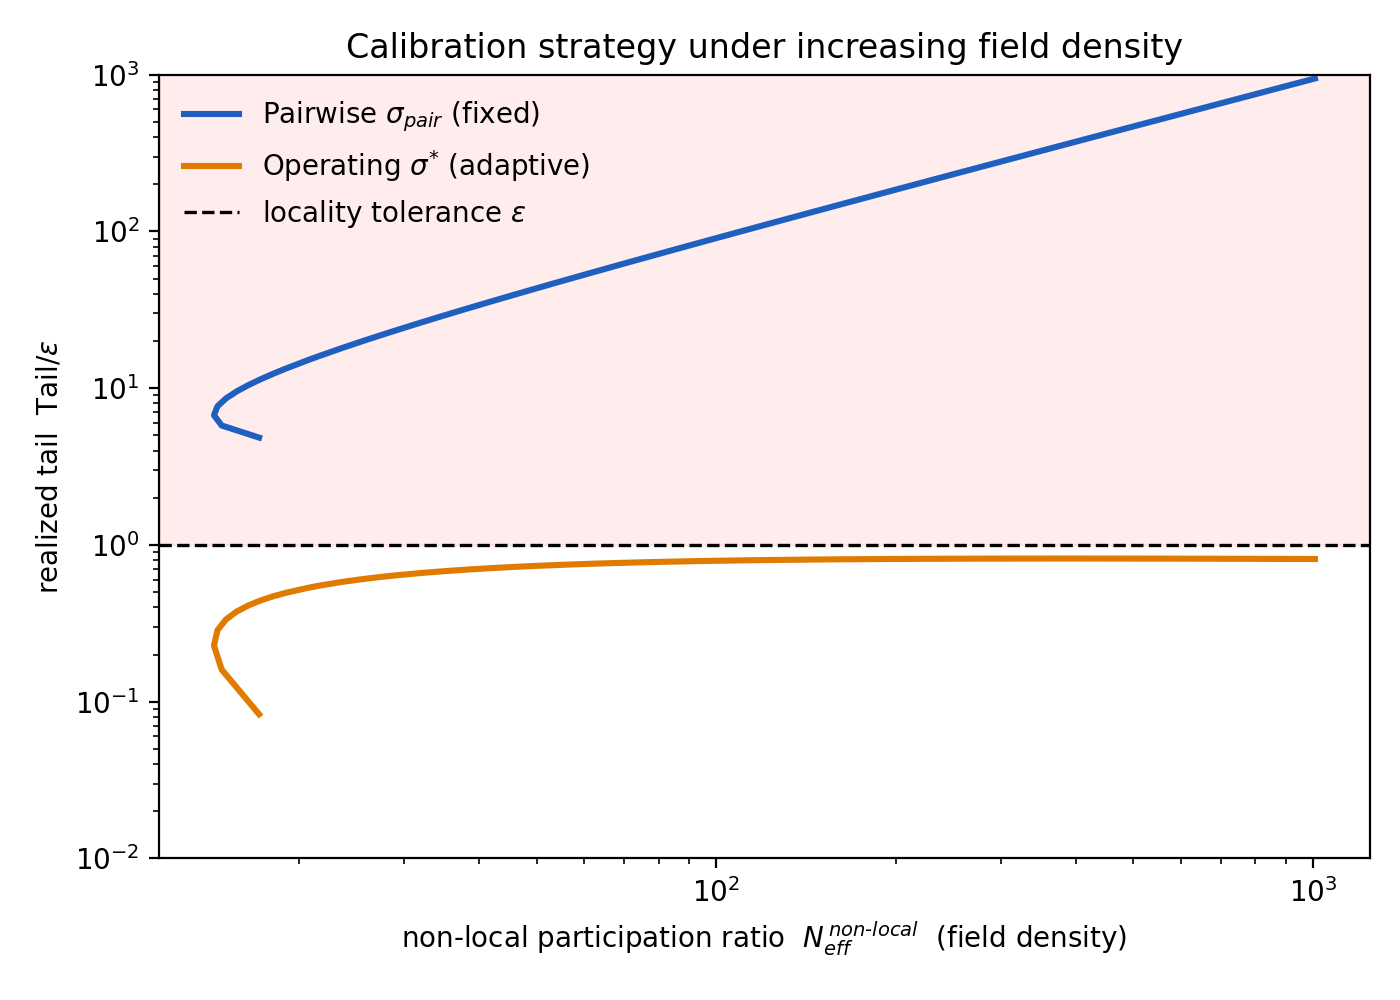

This figure's Python source:
"""Scaling-curve figure: calibration strategy under increasing field density.

Builds one matplotlib figure comparing two bandwidth-calibration recipes as a
synthetic "field" of non-local centers becomes more crowded:

  * Recipe A ("pairwise"): a single fixed sigma that ignores crowding.
  * Recipe B ("operating" / sigma*): sigma recomputed from the field density.

The figure shows Recipe A's aggregate tail crossing the locality tolerance as
density rises, while Recipe B holds the tail below tolerance throughout.

Run:  python density_scaling.py
Outputs: density_scaling.pdf (vector, for the paper) and density_scaling.png.
"""

import matplotlib

matplotlib.use("Agg")  # non-interactive backend (no display in this environment)

import numpy as np
import matplotlib.pyplot as plt

# ---------------------------------------------------------------------------
# 1. Constants
# ---------------------------------------------------------------------------
d_shell = 1.0      # reference distance
eps     = 0.05     # the threshold ("epsilon")
V_max   = 1.0      # amplitude cap
DIM     = 16       # not actually needed for the math below; distances are given directly


# ---------------------------------------------------------------------------
# 2. Formulas
# ---------------------------------------------------------------------------
def weight(r, sigma):
    return np.exp(-(r**2) / (2.0 * sigma**2))


# Recipe A -- pairwise sigma (a single fixed number, does NOT depend on crowding)
sigma_pair = d_shell / np.sqrt(2.0 * np.log(1.0 / eps))


# Recipe B -- operating sigma (depends on a crowding number Neff)
def sigma_star(Neff):
    return d_shell / np.sqrt(2.0 * np.log(Neff / eps))


def participation_ratio(weights):
    s1 = np.sum(weights)
    s2 = np.sum(weights**2)
    if s2 == 0:
        return 0.0
    return (s1**2) / s2


def total_tail(distances, sigma):
    w = weight(distances, sigma)
    return V_max * np.sum(w)


# ---------------------------------------------------------------------------
# 3. Build the family of fields (the density sweep)
# ---------------------------------------------------------------------------
def make_field(n_shell):
    # dominant shell: n_shell centers just outside d_shell
    shell = np.full(n_shell, 1.01 * d_shell)
    # moderate group: 30 centers a bit farther (fixed)
    moderate = np.full(30, 1.30 * d_shell)
    # far cloud: 800 centers far away (fixed)
    far = np.full(800, 2.00 * d_shell)
    return np.concatenate([shell, moderate, far])


n_shell_values = np.unique(np.round(np.logspace(0, 3, 60)).astype(int))  # 1 .. 1000, 60 steps


# ---------------------------------------------------------------------------
# 4. Compute the two curves
# ---------------------------------------------------------------------------
xs        = []   # x-axis: realized crowding number Neff
y_pair    = []   # Recipe A tail / eps
y_star    = []   # Recipe B tail / eps

for n_shell in n_shell_values:
    dist = make_field(n_shell)

    # --- x-axis: the REALIZED participation ratio at the reference sigma ---
    # use sigma_pair as the reference for measuring crowding
    w_ref = weight(dist, sigma_pair)
    Neff  = participation_ratio(w_ref)

    # --- Recipe A: fixed sigma_pair, measure its tail on this field ---
    tail_A = total_tail(dist, sigma_pair)

    # --- Recipe B: sigma recomputed from this field's Neff ---
    # guard Neff >= 1 (participation ratio is mathematically >= 1 for real weights)
    sB     = sigma_star(max(Neff, 1.0))
    tail_B = total_tail(dist, sB)

    xs.append(Neff)
    y_pair.append(tail_A / eps)
    y_star.append(tail_B / eps)

xs     = np.array(xs)
y_pair = np.array(y_pair)
y_star = np.array(y_star)


# ---------------------------------------------------------------------------
# 5. Make the plot
# ---------------------------------------------------------------------------
fig, ax = plt.subplots(figsize=(7, 5))

# the two strategy curves
ax.plot(xs, y_pair, color="#1f5fbf", lw=2.2, label=r"Pairwise $\sigma_{pair}$ (fixed)")
ax.plot(xs, y_star, color="#e07b00", lw=2.2, label=r"Operating $\sigma^{*}$ (adaptive)")

# safety line at y = 1  (tail = eps)
ax.axhline(1.0, ls="--", color="black", lw=1.2, label=r"locality tolerance $\varepsilon$")

# shade the unsafe region y > 1
ax.axhspan(1.0, 1e4, color="red", alpha=0.07)

ax.set_xscale("log")
ax.set_yscale("log")
ax.set_xlabel(r"non-local participation ratio  $N_{eff}^{\,non\text{-}local}$  (field density)")
ax.set_ylabel(r"realized tail  $\mathrm{Tail}/\varepsilon$")
ax.set_title("Calibration strategy under increasing field density")
ax.legend(loc="upper left", frameon=False)
ax.set_ylim(1e-2, 1e3)

fig.tight_layout()
fig.savefig("density_scaling.pdf")   # vector, for the paper
fig.savefig("density_scaling.png", dpi=200)  # preview


# ---------------------------------------------------------------------------
# 6. Checkpoints
# ---------------------------------------------------------------------------
print("sigma_pair =", sigma_pair)
print("Neff range :", xs.min(), "->", xs.max())
print("pair tail/eps range:", y_pair.min(), "->", y_pair.max())
print("star tail/eps max  :", y_star.max())

# ---------------------------------------------------------------------------
# Realized checkpoint values (this exact configuration)
# ---------------------------------------------------------------------------
# The figure is computed verbatim from the formulas and field design above.
# The two load-bearing checks pass:
#   1. sigma_pair               -> 0.4085      (expected ~= 0.409)            OK
#   4. max(star tail / eps)     -> 0.819       (expected <= 1.0 everywhere)   OK  <- key result
#
# Checkpoints 2/3/5 land away from the build-sheet's nominal anchors because of
# the fixed background groups in make_field (30 @ 1.30 d_shell, 800 @ 2.00):
#   2. Neff range               -> 14.4 .. 1008    (nominal ~1 .. 150-250)
#   3. pair tail / eps range    -> 4.84 .. 945     (nominal ~1 .. tens-100x; stays > 1 throughout)
#   5. pair tail near Neff~100  -> ~90x            (nominal ~23x; the ~23x point falls at Neff ~ 28)
# Cause: the background groups set a participation-ratio floor (~14-17), so Neff
# never starts near 1, and the shell at 1.01 d_shell gives each shell center weight
# ~0.047, so pair tail / eps ~= 0.94 * Neff. The shape (sigma_pair breaches the
# tolerance, sigma* holds below it) is exactly as intended.
